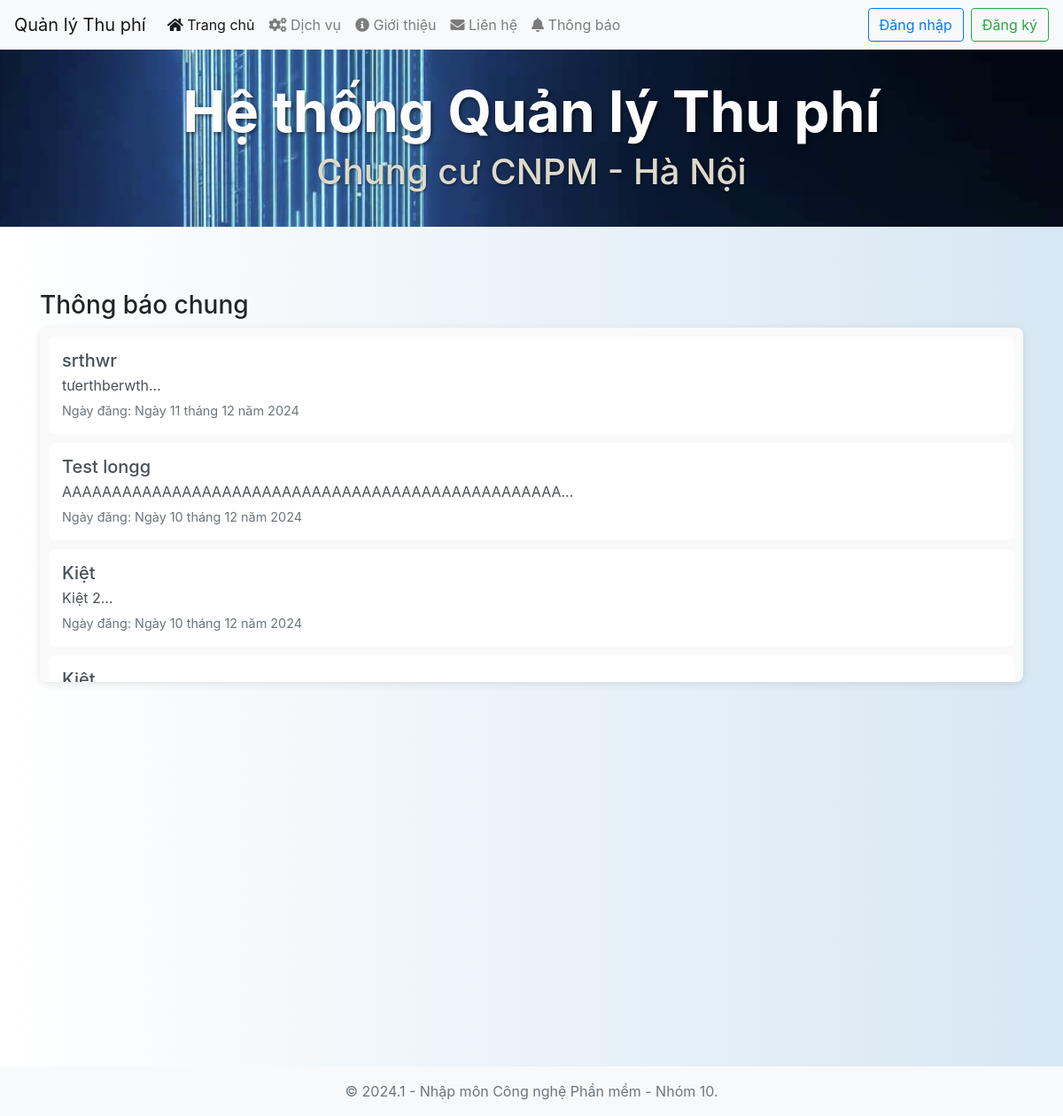
The app's page /, older data.
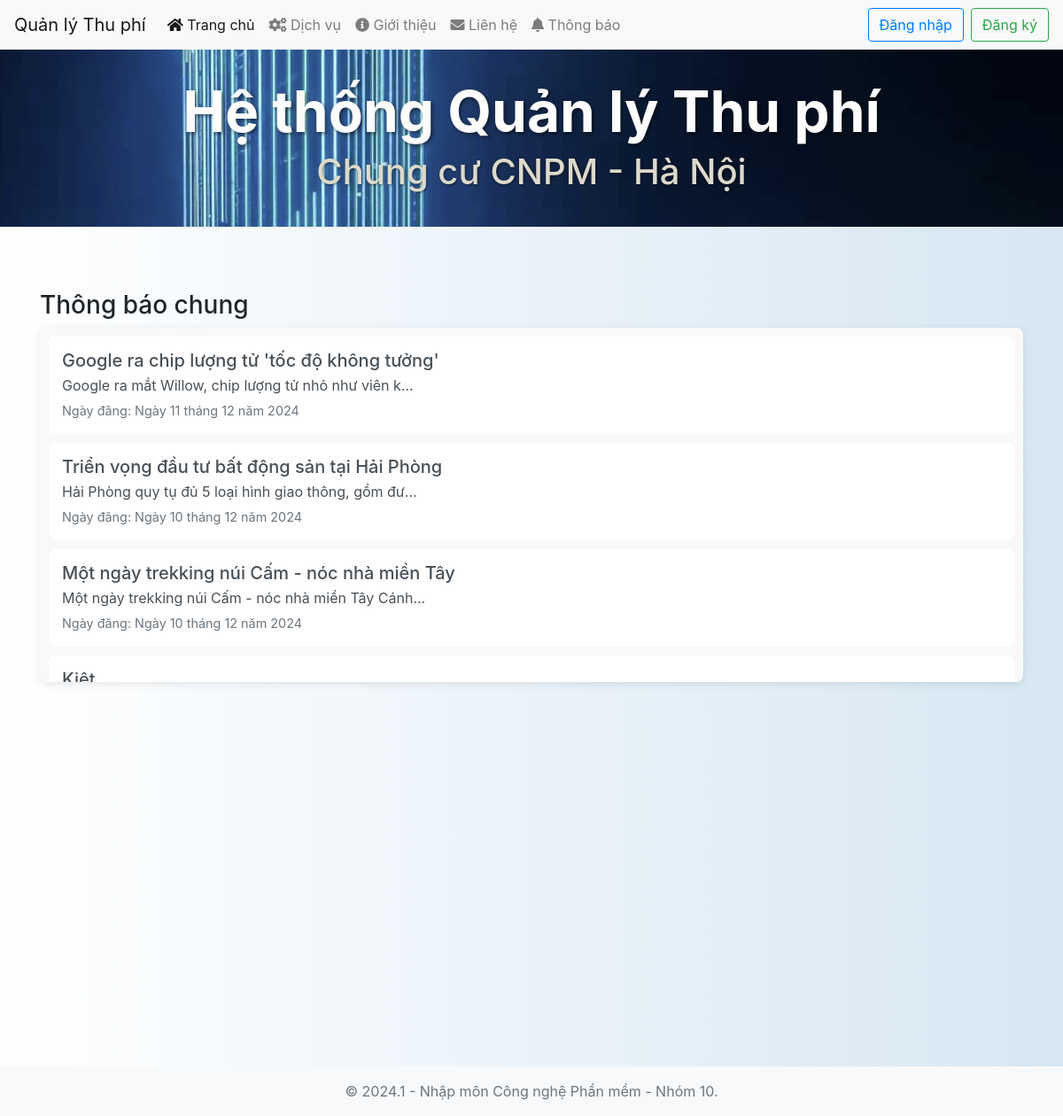
The same page, newer data.
### nmcnpmapp/models.py (models this page shows, shortened)
class Article(models.Model):
    title = models.CharField(max_length=255,verbose_name="Tiêu đề")
    content = models.TextField(verbose_name="Nội dung")
    date = models.DateField(auto_now_add=True,verbose_name="Ngày đăng")
    class Meta:
        verbose_name = "Thông báo"
        verbose_name_plural = "Quản lý thông báo"

### nmcnpmapp/views.py (the view)
# urls.py: path('', views.homepage_view, name='homepage'),
def homepage_view(request):
    articles = Article.objects.order_by('date')
    return render(request, 'app/homepage.html', {'articles': articles})

### nmcnpmapp/templates/app/homepage.html (shortened to what this page needs)
<!DOCTYPE html>
<html lang="en">
    <head>
        {% load static %}
        <link rel="stylesheet" href="/static/css/msg.css">
        <link rel="stylesheet" href="{% static 'css/home.css' %}?v=8">
        <link rel="stylesheet" href="{% static 'css/newstyles.css' %}">
        <link rel="stylesheet" href="{% static 'css/responsive-tablet.css' %}">
        <link rel="stylesheet" href="{% static 'css/responsive-mobile.css' %}">
        <link rel="stylesheet" href="https://maxcdn.bootstrapcdn.com/bootstrap/4.5.2/css/bootstrap.min.css">
        <link rel="stylesheet" href="https://cdnjs.cloudflare.com/ajax/libs/toastr.js/latest/toastr.min.css">
        <link rel="stylesheet" href="https://cdnjs.cloudflare.com/ajax/libs/font-awesome/5.15.4/css/all.min.css" />
    </head>
<body>
    <nav class="navbar navbar-expand-lg navbar-light bg-light">
        <a class="navbar-brand" href="/">Quản lý Thu phí</a>
        <div class="collapse navbar-collapse" id="navbarNav">
            <ul class="navbar-nav mr-auto">
                <li class="nav-item active"><a class="nav-link" href="/"><i class="fas fa-home"></i> Trang chủ</a></li>
                <li class="nav-item"><a class="nav-link" href="/service"><i class="fas fa-cogs"></i> Dịch vụ</a></li>
                <li class="nav-item"><a class="nav-link" href="/about"><i class="fas fa-info-circle"></i> Giới thiệu</a></li>
                <li class="nav-item"><a class="nav-link" href="/contact"><i class="fas fa-envelope"></i> Liên hệ</a></li>
                <li class="nav-item"><a class="nav-link" href="/notification"><i class="fas fa-bell"></i> Thông báo</a></li>
            </ul>
            {% if user.is_authenticated %}
            <div class="navbar-nav ml-auto dropdown">
                <a class="nav-link dropdown-toggle" href="#" id="userDropdown" role="button" data-toggle="dropdown" aria-haspopup="true" aria-expanded="false">
                    Xin chào, {{ user.username }}
                </a>
                <div class="dropdown-menu dropdown-menu-right" aria-labelledby="userDropdown">
                    <a class="dropdown-item" href="/changepassword">Đổi mật khẩu</a>
                    <a class="dropdown-item" href="/logout">Đăng xuất</a>
                </div>
            </div>
            {% else %}
            <div class="navbar-nav ml-auto">
                <a class="btn btn-outline-primary mr-2" href="/login">Đăng nhập</a>
                <a class="btn btn-outline-success" href="/signup">Đăng ký</a>
            </div>
            {% endif %}
        </div>
    </nav>
    <header class="homepage-header">
        <div class="govuk-width-container">
            <div class="homepage-header__title-container">
                <h1 class="homepage-header__title">
                    Hệ thống Quản lý Thu phí
                </h1>
                <span class="homepage-header__intro">
                    Chung cư CNPM - Hà Nội
                </span>
            </div>
        </div>
    </header>
    <div class="container mt-4">
        <div class="row mt-5">
            <div class="col-md-12">
                <h3>Thông báo chung</h3>
                <div class="list-group">
                    {% for article in articles %}
                    <a href="#" class="list-group-item list-group-item-action" data-toggle="modal" data-target="#notificationModal{{ article.id }}">
                        <h5 class="mb-1">{{ article.title }}</h5>
                        <p class="mb-1">{{ article.content|slice:":50" }}...</p>
                        <small>Ngày đăng: {{ article.date }}</small>
                    </a>
                    {% empty %}
                    <p>Không có thông báo mới nào.</p>
                    {% endfor %}
                </div>
            </div>
        </div>
    </div>
    <footer class="footer mt-auto py-3">
        <div class="container text-center">
            <span class="text-muted">© 2024.1 - Nhập môn Công nghệ Phần mềm - Nhóm 10.</span>
        </div>
    </footer>
</body>
</html>

### nmcnpmapp/static/css/home.css (style rules this page uses)
body, html { height: 100%; margin: 0; display: flex; flex-direction: column; background: linear-gradient(to right, #ffffff, #d7e7f3); }
.footer { background-color: #f8f9fa; padding: 10px 0; }
.homepage-header { height: 200px; background: url('/static/img/building.png') no-repeat center center; background-size: cover; background-position: center center; color: white; display: flex; align-items: center; justify-content: center; text-align: center; position: relative; padding: 0 20px; z-index: 1; }
.homepage-header__title { font-size: 4rem; font-weight: bold; margin: 0; color: #fdfdfd; text-shadow: 2px 2px 4px rgba(0, 0, 0, 0.5); }
.homepage-header__intro { font-size: 2.5rem; font-weight: 500; margin-top: 5px; color: #dddacc; text-shadow: 1px 1px 3px rgba(0, 0, 0, 0.5); }

### nmcnpmapp/static/css/newstyles.css (style rules this page uses)
.navbar { background-color: #6c757d; }
.nav-item a { color: #ffffff; transition: background-color 0.3s, color 0.3s ease; }

### nmcnpmapp/templates/app/homepage.html (style rules this page uses)
.list-group { max-height: 400px; overflow-y: auto; padding: 10px; background-color: #f9f9f9; border-radius: 8px; box-shadow: 0 2px 10px rgba(0, 0, 0, 0.1); margin-bottom: 30px; }
.list-group-item { border: none; padding: 15px; border-radius: 8px; background-color: #fff; margin-bottom: 10px; transition: transform 0.3s ease-in-out; }
.list-group-item small { color: #6c757d; font-size: 0.9rem; }

Row changes from the older to the newer data that the page shows:
changed Article: title "Kiệt" → "Một ngày trekking núi Cấm - nóc nhà miền Tây"; content "Kiệt 2" → "Một ngày trekking núi Cấm - nóc nhà miền Tây Cánh"
changed Article: title "Test longg" → "Triển vọng đầu tư bất động sản tại Hải Phòng"; content "AAAAAAAAAAAAAAAAAAAAAAAAAAAAAAAAAAAAAAAAAAAAAAAAAA" → "Hải Phòng quy tụ đủ 5 loại hình giao thông, gồm đư"
changed Article: title "srthwr" → "Google ra chip lượng tử 'tốc độ không tưởng'"; content "tưerthberwth" → "Google ra mắt Willow, chip lượng tử nhỏ như viên k"
